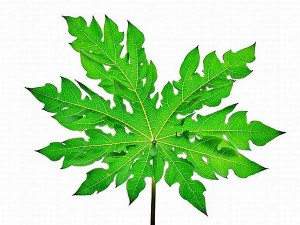
%> input picture Image Database/papyaleaves.jpg, 300 x 225 px
$ octave RGBComponent.m   (GNU Octave 9; MATLAB toolbox functions it lacks are replaced by stand-ins)
%> lines starting %> are read from the running program, lines starting %| are printed output that depends on the picture
img = imread('C:\Users\Mainul Hassan\Documents\Image Database\papyaleaves.jpg');
%> img is the input picture: size 225x300x3 uint8; mean R, G, B 181.1, 222.6, 169.5
subplot(2,2,1); imshow(img);
R = img(:,:,1);
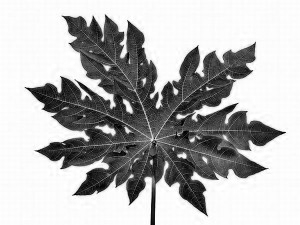
%> R: size 225x300 uint8; min 0, max 255, mean 181.1
subplot(2,2,2), imshow(R);
title('Red Component');
G = img(:,:,2);
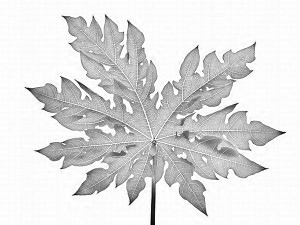
%> G: size 225x300 uint8; min 2, max 255, mean 222.6
subplot(2,2,3), imshow(G);
title('Green Component');
B = img(:,:,3);
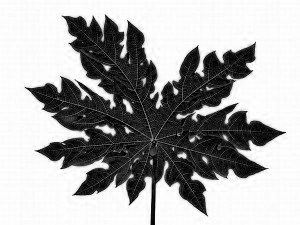
%> B: size 225x300 uint8; min 0, max 255, mean 169.5
subplot(2,2,4), imshow(B);
title('Blue Component');
I = rgb2hsv(img);
%> I: size 225x300x3 double; mean H, S, V 0.185, 0.307, 0.874
figure;
subplot(2,2,1); imshow(I);
H = I(:,:,1);
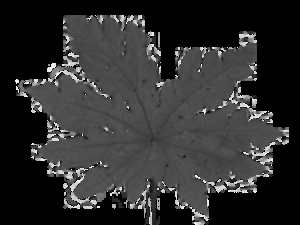
%> H: size 225x300 double; min 0, max 0.987, mean 0.185
subplot(2,2,2), imshow(H);
title('Hue Component');
S = img(:,:,2);
subplot(2,2,3), imshow(S);
title('Saturation Component');
V = img(:,:,3);
subplot(2,2,4), imshow(V);
title('Value Component');
